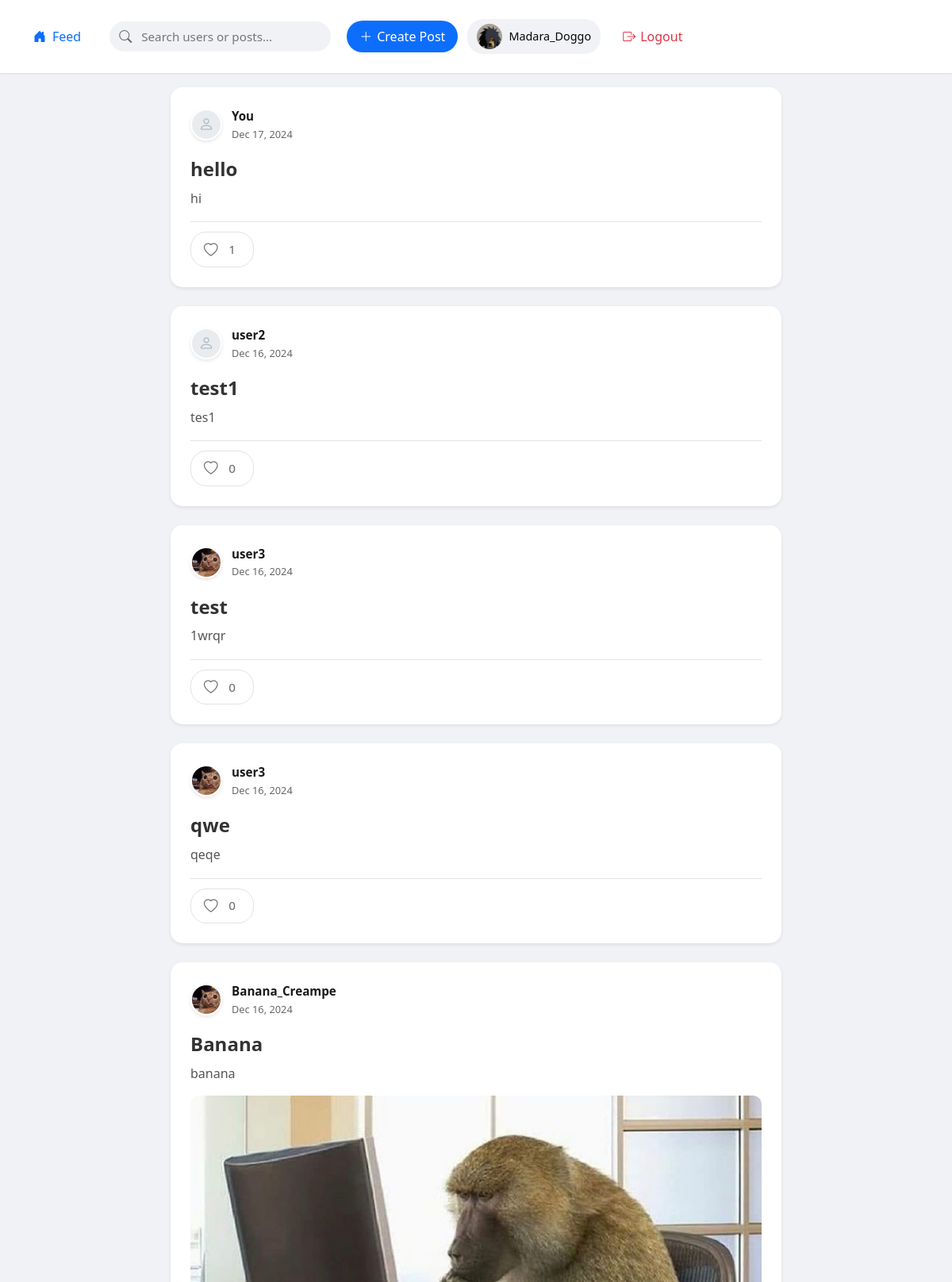
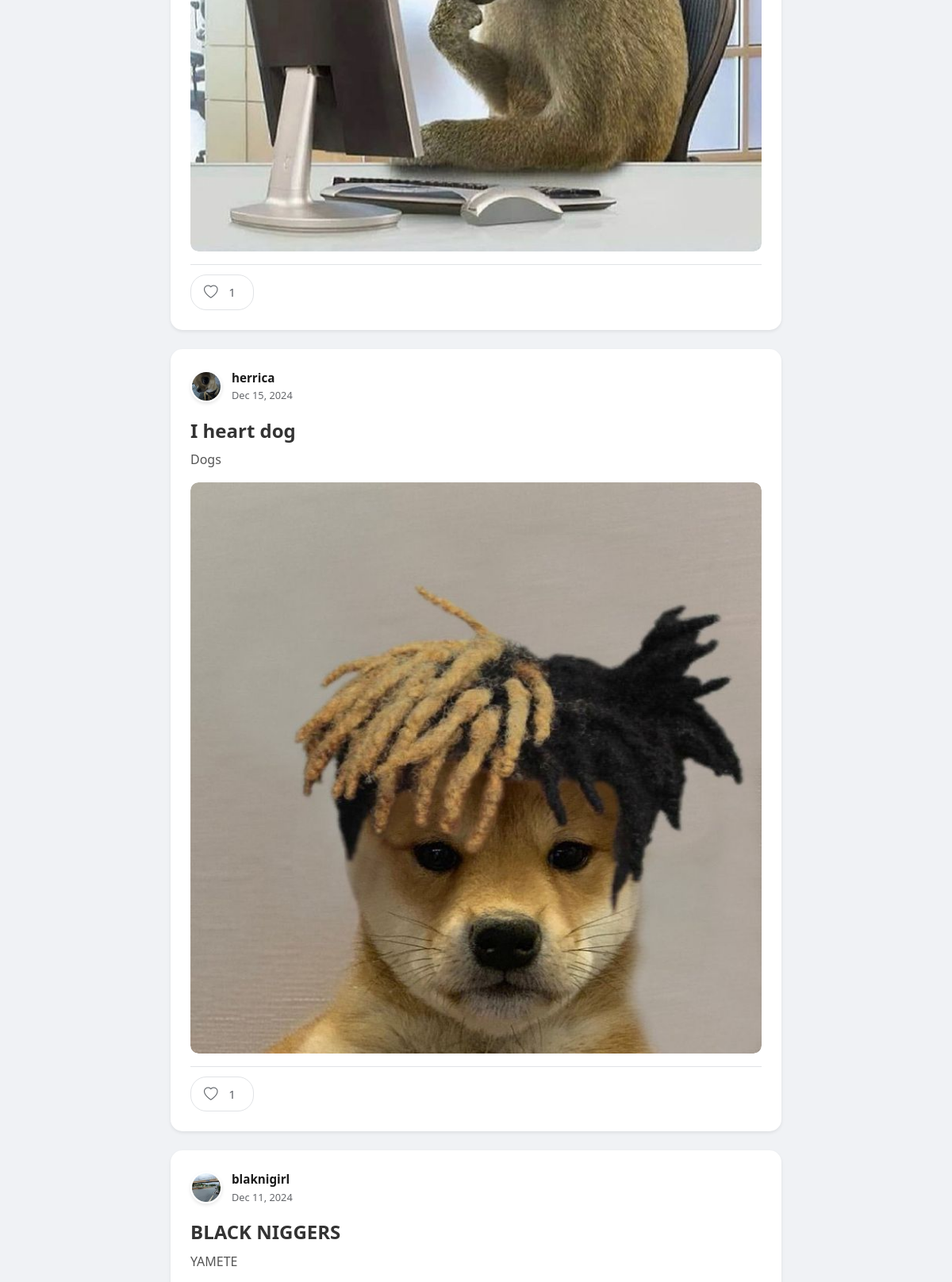
The app's page /Blog_System/index.php?controller=dashboard&action=index (signed in, upper part) with its own data (2 pictures, top to bottom).
### tables this page shows
CREATE TABLE `posts` (
  `id` int(11) NOT NULL,
  `user_id` int(11) NOT NULL,
  `title` varchar(255) NOT NULL,
  `content` text NOT NULL,
  `created_at` timestamp NOT NULL DEFAULT current_timestamp(),
  `media_type` varchar(50) DEFAULT NULL,
  `media_url` varchar(255) DEFAULT NULL
);

CREATE TABLE `users` (
  `id` int(11) NOT NULL,
  `username` varchar(50) NOT NULL,
  `email` varchar(100) NOT NULL,
  `password` varchar(255) NOT NULL,
  `created_at` timestamp NOT NULL DEFAULT current_timestamp(),
  `profile_picture` varchar(255) DEFAULT NULL,
  `bio` text DEFAULT NULL
);

### Blog_System/controllers/DashboardController.php (called while the page is built, shortened)
<?php
require_once 'models/Post.php';
require_once 'config/Database.php';
class DashboardController {
    private $post;
    public function __construct() {
        $database = new Database();
        $this->db = $database->getConnection();
        $this->post = new Post($this->db);
    }
    public function index() {
        $result = $this->post->getAllPosts();
        $posts = $result->fetchAll(PDO::FETCH_ASSOC);
        require_once 'views/dashboard/index.php';
    }
}

### Blog_System/config/Database.php (called while the page is built, shortened)
<?php
class Database {
    private $host = 'localhost';
    private $db_name = 'auth_system';
    private $username = 'root';
    private $password = '';
    public function getConnection() {
        $this->conn = null;
        try {
            $this->conn = new PDO("mysql:host={$this->host};dbname={$this->db_name}", $this->username, $this->password);
            $this->conn->setAttribute(PDO::ATTR_ERRMODE, PDO::ERRMODE_EXCEPTION);
        } catch (PDOException $exception) {
            echo "Connection error: " . $exception->getMessage();
        }
        return $this->conn;
    }
}

### Blog_System/Models/Post.php (called while the page is built, shortened)
<?php
class Post {
    private $conn;
    private $table = "posts";
    public function __construct($db) {
        $this->conn = $db;
    }
    public function getAllPosts() {
        $query = "SELECT p.*, u.username, u.profile_picture
                 FROM " . $this->table . " p
                 JOIN users u ON p.user_id = u.id
                 ORDER BY p.created_at DESC";
        $stmt = $this->conn->prepare($query);
        $stmt->execute();
        return $stmt;
    }
}

### Blog_System/views/dashboard/index.php (the view, shortened to what this page needs)
<!DOCTYPE html>
<html>
<head>
    <link href="https://cdn.jsdelivr.net/npm/bootstrap@5.1.3/dist/css/bootstrap.min.css" rel="stylesheet">
    <link rel="stylesheet" href="https://cdn.jsdelivr.net/npm/bootstrap-icons@1.7.2/font/bootstrap-icons.css">
</head>
<body>
    <nav class="navbar">
        <div class="container">
            <div class="navbar-content">
                <div class="nav-left">
                    <a class="navbar-brand" href="index.php?controller=dashboard">
                        <i class="bi bi-house-door-fill"></i>
                        Feed
                    </a>
                </div>
                <div class="search-container">
                    <form class="search-form" action="index.php" method="GET">
                        <i class="bi bi-search search-icon"></i>
                        <input type="text" class="search-input" name="q"
                               placeholder="Search users or posts..."
                               autocomplete="off" data-search>
                    </form>
                </div>
                <div class="nav-right">
                    <a href="index.php?controller=post&action=create" class="btn-create">
                        <i class="bi bi-plus-lg"></i>
                        Create Post
                    </a>
                    <a href="index.php?controller=profile" class="user-profile">
                        <?php if(!empty($_SESSION['profile_picture'])): ?>
                            <img src="<?php echo htmlspecialchars($_SESSION['profile_picture']); ?>"
                                 class="profile-picture" alt="Profile Picture">
                        <?php else: ?>
                            <div class="profile-picture-placeholder">
                                <i class="bi bi-person"></i>
                            </div>
                        <?php endif; ?>
                        <span class="username"><?php echo htmlspecialchars($_SESSION['username']); ?></span>
                    </a>
                    <form method="POST" action="index.php?controller=auth&action=logout" style="margin: 0;">
                        <button type="submit" class="btn-logout">
                            <i class="bi bi-box-arrow-right"></i>
                            Logout
                        </button>
                    </form>
                </div>
            </div>
        </div>
    </nav>
    <div class="main-content">
        <div class="posts-container">
            <?php if(isset($posts) && !empty($posts)): ?>
                <?php foreach($posts as $post): ?>
                    <div class="post-card">
                        <a href="index.php?controller=post&action=view&id=<?php echo $post['id']; ?>" class="post-link">
                            <div class="post-header">
                                <div class="post-user">
                                    <?php if(!empty($post['profile_picture'])): ?>
                                        <img src="<?php echo htmlspecialchars($post['profile_picture']); ?>"
                                             class="post-user-picture" alt="User Picture">
                                    <?php else: ?>
                                        <div class="post-user-placeholder">
                                            <i class="bi bi-person"></i>
                                        </div>
                                    <?php endif; ?>
                                    <div class="post-user-info">
                                        <span class="post-author"><?php echo htmlspecialchars($post['username']); ?></span>
                                        <span class="post-date"><?php echo date('M d, Y', strtotime($post['created_at'])); ?></span>
                                    </div>
                                </div>
                            </div>
                            <h3 class="post-title"><?php echo htmlspecialchars($post['title']); ?></h3>
                            <p class="post-content"><?php echo nl2br(htmlspecialchars($post['content'])); ?></p>
                            <?php if(!empty($post['media_url'])): ?>
                                <div class="post-media">
                                    <?php if($post['media_type'] === 'image'): ?>
                                        <img src="<?php echo htmlspecialchars($post['media_url']); ?>" alt="Post image">
                                    <?php endif; ?>
                                </div>
                            <?php endif; ?>
                        </a>
                        <div class="post-actions">
                            <button class="btn-like <?php echo $post['isLiked'] ? 'liked' : ''; ?>"
                                    data-post-id="<?php echo $post['id']; ?>">
                                <i class="bi <?php echo $post['isLiked'] ? 'bi-heart-fill' : 'bi-heart'; ?>"></i>
                                <span class="like-count"><?php echo $post['likeCount']; ?></span>
                            </button>
                        </div>
                    </div>
                <?php endforeach; ?>
            <?php endif; ?>
        </div>
    </div>
</body>
</html>

### Blog_System/index.php (shortened to what this page needs)
<?php
$controller = isset($_GET['controller']) ? strtolower($_GET['controller']) : 'auth';
$action = isset($_GET['action']) ? strtolower($_GET['action']) : 'login';
$id = isset($_GET['id']) ? $_GET['id'] : null;
$controllerName = ucfirst($controller) . "Controller";
$controllerFile = "controllers/" . $controllerName . ".php";
if (file_exists($controllerFile)) {
    $controller = new $controllerName();
    if ($action === 'view' && $id !== null) {
        $controller->view($id);
    } elseif (method_exists($controller, $action)) {
        $controller->$action();
    } else {
        if (method_exists($controller, 'index')) {
            $controller->index();
        } else {
            die("Action not found and no default index action available");
        }
    }
} else {
    die("Controller not found");
}

### Blog_System/views/dashboard/index.php (style rules this page uses)
body { background-color: #f8f9fa; }
.navbar { background-color: white; box-shadow: 0 1px 2px rgba(0,0,0,0.1); padding: 1rem; position: fixed; top: 0; left: 0; right: 0; z-index: 1000; }
.navbar-content { display: flex; align-items: center; justify-content: space-between; height: 60px; }
.nav-left { display: flex; align-items: center; gap: 8px; }
.navbar-brand { display: flex; align-items: center; gap: 8px; font-size: 1rem; font-weight: 500; color: #0d6efd; text-decoration: none; }
.nav-right { display: flex; align-items: center; gap: 12px; }
.user-profile { display: flex; align-items: center; gap: 8px; padding: 6px 12px; border-radius: 20px; text-decoration: none; background-color: #f0f2f5; transition: all 0.2s ease; }
.profile-picture { width: 32px; height: 32px; border-radius: 50%; object-fit: cover; }
.username { font-size: 0.9rem; font-weight: 500; color: #050505; }
.btn-create { background-color: #0d6efd; color: white; padding: 8px 16px; border-radius: 20px; font-weight: 500; text-decoration: none; display: flex; align-items: center; gap: 6px; }
.btn-logout { background: none; border: none; color: #dc3545; padding: 8px 16px; border-radius: 20px; font-weight: 500; display: flex; align-items: center; gap: 6px; transition: all 0.2s ease; }
.posts-container { max-width: 800px; margin: 0 auto; padding: 20px 15px; }
.post-card { background: white; border-radius: 15px; box-shadow: 0 2px 4px rgba(0,0,0,.08); padding: 25px; margin-bottom: 24px; border: none; transition: box-shadow 0.2s ease; }
.post-header { display: flex; align-items: center; margin-bottom: 20px; }
.post-user { display: flex; align-items: center; gap: 12px; flex: 1; }
.post-user-picture { width: 40px; height: 40px; border-radius: 50%; object-fit: cover; border: 2px solid white; box-shadow: 0 2px 4px rgba(0,0,0,0.1); }
.post-user-placeholder { width: 40px; height: 40px; border-radius: 50%; background-color: #e9ecef; display: flex; align-items: center; justify-content: center; font-size: 1.2rem; color: #adb5bd; border: 2px solid white; box-shadow: 0 2px 4px rgba(0,0,0,0.1); }
.post-user-info { display: flex; flex-direction: column; gap: 2px; }
.post-author { font-weight: 600; color: #1a1a1a; font-size: 0.95rem; margin: 0; }
.post-date { color: #65676b; font-size: 0.8rem; margin: 0; }
.post-title { font-size: 1.5rem; font-weight: 600; color: #333; margin-bottom: 10px; }
.post-content { color: #555; line-height: 1.6; margin-bottom: 15px; }
.post-media { margin: 15px 0; border-radius: 10px; overflow: hidden; }
.post-media img, .post-media video { width: 100%; border-radius: 10px; }
.post-actions { display: flex; gap: 10px; }
.main-content { padding-top: 90px; min-height: 100vh; background-color: #f0f2f5; }
.search-container { flex: 1; max-width: 600px; margin: 0 20px; }
.search-form { position: relative; }
.search-input { width: 100%; padding: 8px 16px 8px 40px; border-radius: 20px; border: none; background-color: #f0f2f5; font-size: 0.95rem; transition: all 0.2s ease; }
.search-icon { position: absolute; left: 12px; top: 50%; transform: translateY(-50%); color: #65676b; font-size: 1rem; }
.post-link { text-decoration: none; color: inherit; display: block; }
.post-actions { position: relative; z-index: 2; }
.post-actions { display: flex; align-items: center; gap: 15px; margin-top: 16px; padding-top: 12px; border-top: 1px solid #e1e3e6; }
.btn-like { display: inline-flex; align-items: center; gap: 8px; padding: 8px 16px; border: 1px solid #e1e3e6; background: white; border-radius: 20px; cursor: pointer; color: #5f6368; font-size: 0.95rem; transition: all 0.2s ease; }
.btn-like i { font-size: 1.1rem; }
.like-count { font-weight: 500; min-width: 20px; text-align: center; }

### records on screen
posts: user.username "You", created_at "Dec 17, 2024", title "hello", content "hi", likeCount "1"
posts: user.username "user2", created_at "Dec 16, 2024", title "test1", content "tes1", likeCount "0"
posts: user.profile_picture (picture), user.username "user3", created_at "Dec 16, 2024", title "test", content "1wrqr", likeCount "0"
posts: user.profile_picture (picture), user.username "user3", created_at "Dec 16, 2024", title "qwe", content "qeqe", likeCount "0"
posts: user.profile_picture (picture), user.username "Banana_Creampe", created_at "Dec 16, 2024", title "Banana", content "banana", media_url (picture), likeCount "1"
posts: user.profile_picture (picture), user.username "herrica", created_at "Dec 15, 2024", title "I heart dog", content "Dogs", media_url (picture), likeCount "1"
posts: user.profile_picture (picture), user.username "blaknigirl", created_at "Dec 11, 2024", title "BLACK NIGGERS", content "YAMETE"

### other values on screen
$_SESSION['username'] "Madara_Doggo"
